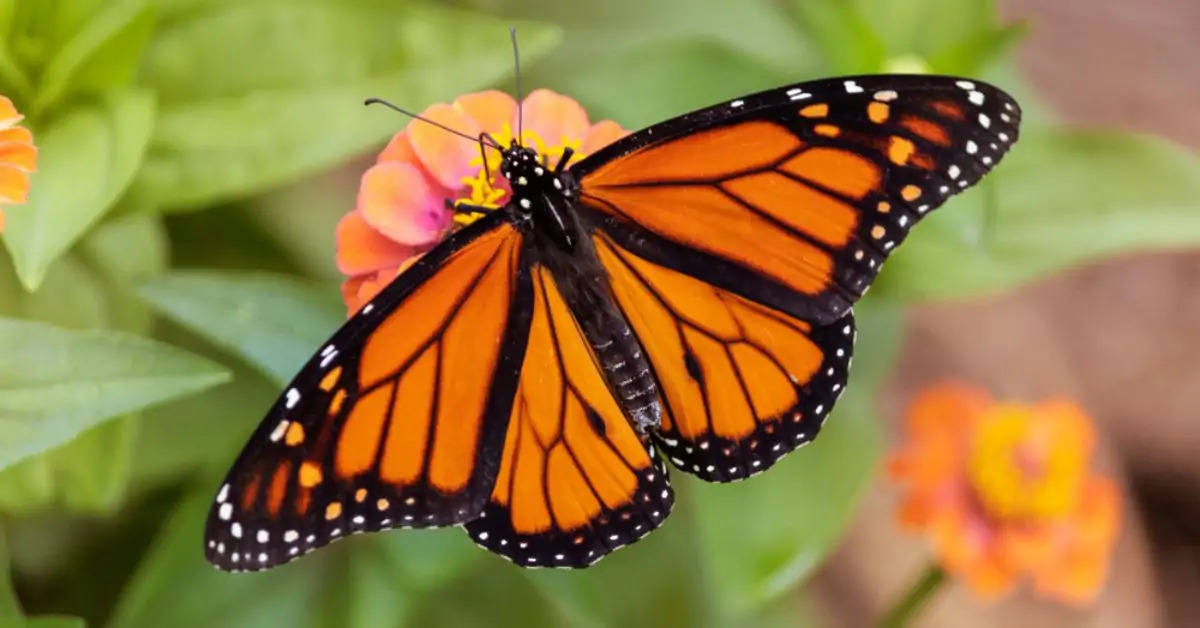
#> input picture base_images/papillon.jpg, 1200 x 628 px
$ jupyter execute --allow-errors resize.ipynb
#> lines starting #> are read from the running program, lines starting #| are printed output that depends on the picture
[cell 1]
import cv2
import matplotlib.pyplot as plt
import numpy as np

[cell 2]
image = cv2.imread('./../base_images/papillon.jpg',0)
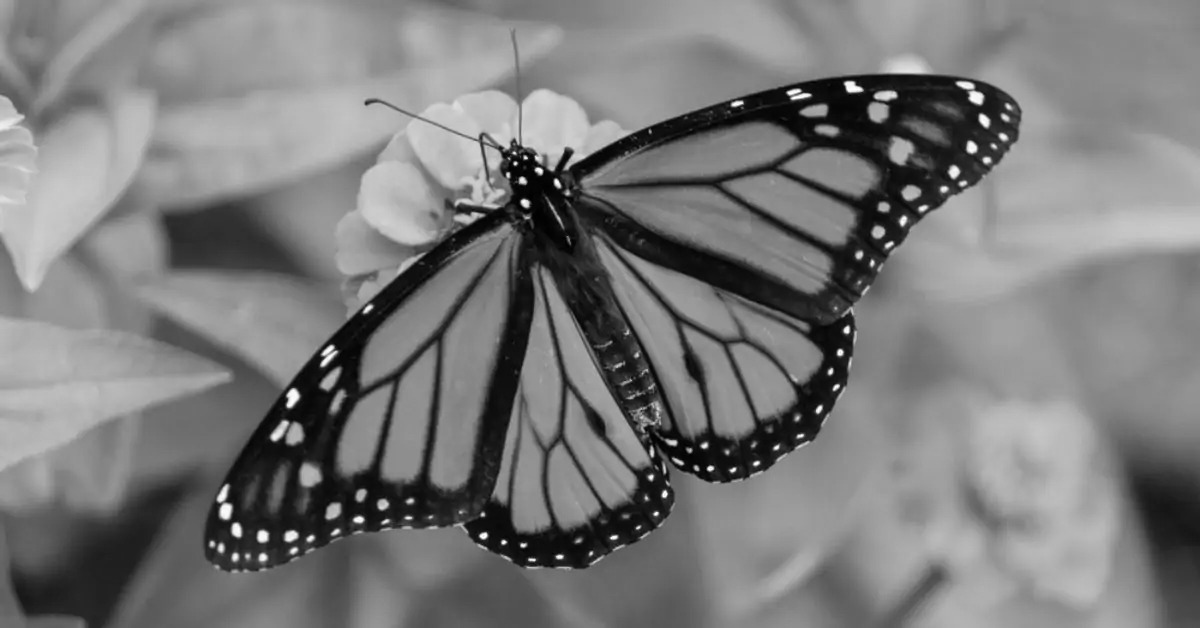
#> image: shape (628, 1200); min 0, max 255, mean 121.6
plt.imshow(image,'gray')
dim = np.shape(image)
#> dim = (628, 1200)
print(dim)
#| (628, 1200)

[cell 3]
imagePexilise = cv2.resize(image,(150,100),interpolation = cv2.INTER_NEAREST)
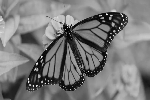
#> imagePexilise: shape (100, 150); min 1, max 250, mean 121.8
#> (the rest of this cell did not finish here and is left out)

[cell 4]
image_methode1 = cv2.resize(imagePexilise,(150*2,100*2),interpolation = cv2.INTER_NEAREST)
plt.imshow(image_methode1,'gray')

[cell 5]
image_methode2 = cv2.resize(imagePexilise,(150*2,100*2),interpolation = cv2.INTER_LINEAR)
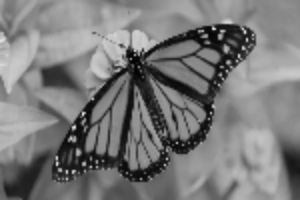
#> image_methode2: shape (200, 300); min 2, max 226, mean 121.7
plt.imshow(image_methode2,'gray')

[cell 6]
image_methode3 = cv2.resize(imagePexilise,(150*2,100*2),interpolation = cv2.INTER_LANCZOS4 )
plt.imshow(image_methode3,'gray')

[cell 7]
image_methode4 = cv2.resize(imagePexilise,(150*2,100*2),interpolation = cv2.INTER_CUBIC)
plt.imshow(image_methode4,'gray')
